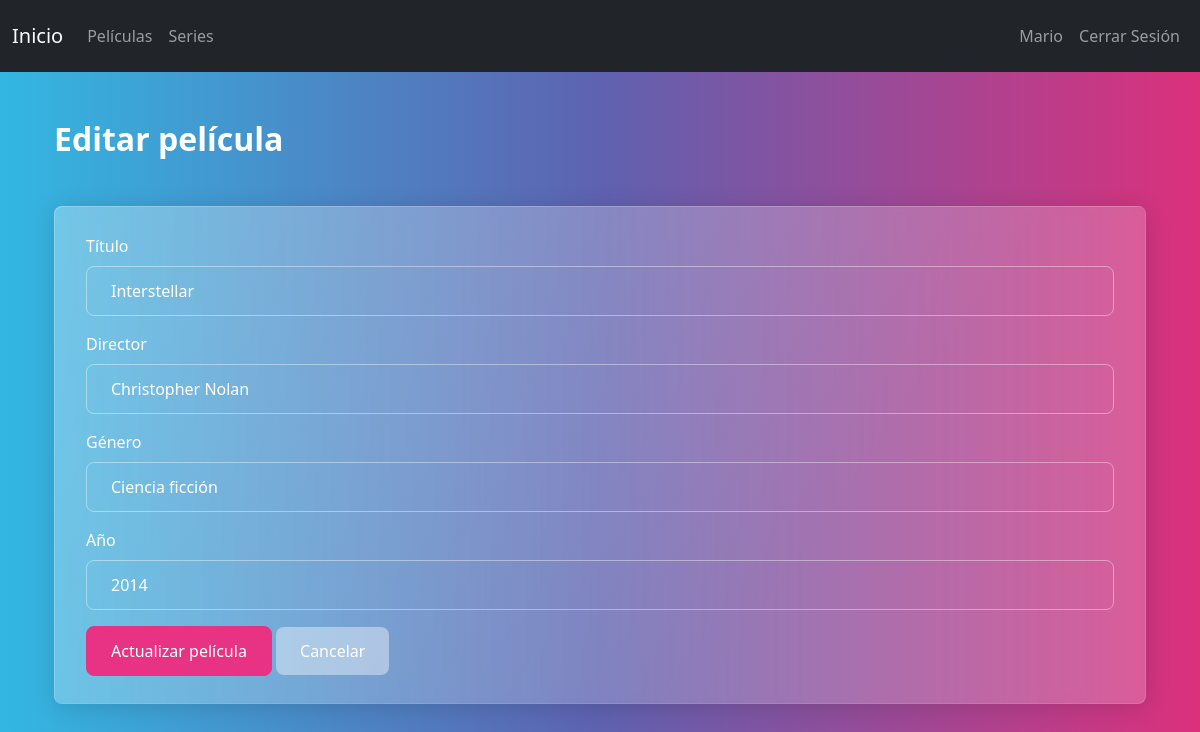
Screenshot of /editar_pelicula/1 (signed in) with the database file from the repository.
### app.py (models this page shows)
class Pelicula(db.Model):
    id = db.Column(db.Integer, primary_key=True)
    titulo = db.Column(db.String(100), nullable=False)
    director = db.Column(db.String(100), nullable=False)
    genero = db.Column(db.String(50), nullable=False)
    anio = db.Column(db.Integer, nullable=False)
    calificacion = db.Column(db.Integer, default=0)
    usuario = db.Column(db.String(100), nullable=False)
    usuario_id = db.Column(db.Integer, db.ForeignKey('usuario.id'), nullable=False)

### app.py (the view, shortened to what this page needs)
@app.route('/editar_pelicula/<int:id>', methods=['GET', 'POST'])
def editar_pelicula(id):
    pelicula = Pelicula.query.get_or_404(id)
    if 'user_id' not in session:
        return redirect(url_for('login'))
    usuario = Usuario.query.get(session['user_id'])
    if not usuario.es_admin and pelicula.usuario_id != usuario.id:
        flash('No estás autorizado para editar esta película', 'error')
        return redirect(url_for('peliculas'))
    return render_template('editar_pelicula.html', pelicula=pelicula)

### templates/editar_pelicula.html (shortened to what this page needs)
{% extends 'index.html' %}
{% block content %}
    <div class="container mt-4">
        <h2 class="mb-4">Editar película</h2>
        <div class="card">
            <div class="card-body">
                <form method="POST" action="{{ url_for('editar_pelicula', id=pelicula.id) }}">
                    <div class="mb-2">
                        <label for="titulo" class="form-label card-text">Título</label>
                        <input type="text" class="form-control" id="titulo" name="titulo" value="{{ pelicula.titulo }}" required>
                    </div>
                    <div class="mb-2">
                        <label for="director" class="form-label card-text">Director</label>
                        <input type="text" class="form-control" id="director" name="director" value="{{ pelicula.director }}" required>
                    </div>
                    <div class="mb-2">
                        <label for="genero" class="form-label card-text">Género</label>
                        <input type="text" class="form-control" id="genero" name="genero" value="{{ pelicula.genero }}" required>
                    </div>
                    <div class="mb-2">
                        <label for="anio" class="form-label card-text">Año</label>
                        <input type="number" class="form-control" id="anio" name="anio" value="{{ pelicula.anio }}" required>
                    </div>
                    <button type="submit" class="btn btn-primary">Actualizar película</button>
                    <a href="{{ url_for('peliculas') }}" class="btn btn-secondary">Cancelar</a>
                </form>
            </div>
        </div>
    </div>
{% endblock %}

### rows the page displays
Pelicula: titulo "Interstellar", director "Christopher Nolan", genero "Ciencia ficción", anio "2014"

### other values shown
{{ session['user_name'] }} "Mario"
